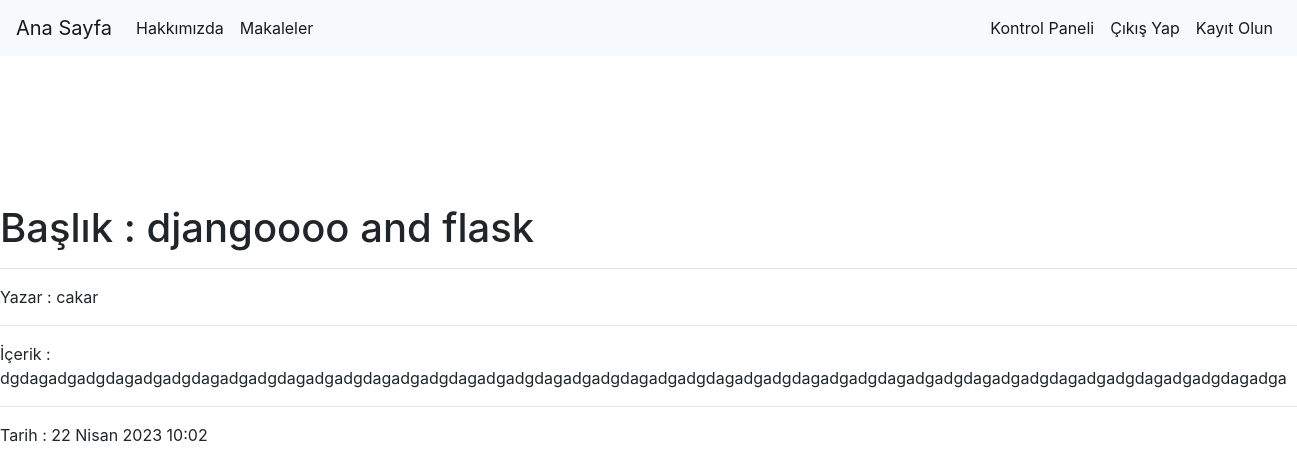
Page /articles/article/2 (signed in) on the committed database.
### article/models.py (models this page shows, shortened)
class Article(models.Model):
    author = models.ForeignKey(
        "auth.User", on_delete=models.CASCADE, verbose_name="Yazar")
    title = models.CharField(max_length=50, verbose_name="Başlık")
    content = models.TextField(verbose_name="İçerik")
    created_date = models.DateTimeField(
        auto_now_add=True, verbose_name="Oluşturulma Tarihi")

### article/views.py (the view)
# urls.py: path("article/<int:id>",views.detail, name ="detail")
def detail(request, id):
    article = Article.objects.filter(id=id).first() # sadece kullanıcının yazdığı makaleleri getirir
    return render(request, "article/detail.html", {"article": article})

### templates/article/detail.html
{% extends "article/layout.html" %}
{% block body %}
    {% if article %}
        <h1> Başlık : {{ article.title }}</h1>
        <hr>
        <p> Yazar : {{ article.author }}</p>
        <hr>
        <p> İçerik : {{ article.content }}</p>
        <hr>
        <p> Tarih : {{ article.created_date }}</p>
    {% else %}
     <div class="alert alert-danger">
        <h1>Article not found</h1>
        <p>Sorry, the article you are looking for does not exist.</p>
    </div>
    {% endif %}
{% endblock body %}

### rows in the picture
Article: title "djangoooo and flask", author "cakar", content "dgdagadgadgdagadgadgdagadgadgdagadgadgdagadgadgdagadgadgdagadgadgdagadgadgdagadgadgdagadgadgdagadgadgdagadgadgdagadgadgdagadgadgdagadga", created_date "22 Nisan 2023 10:02"
